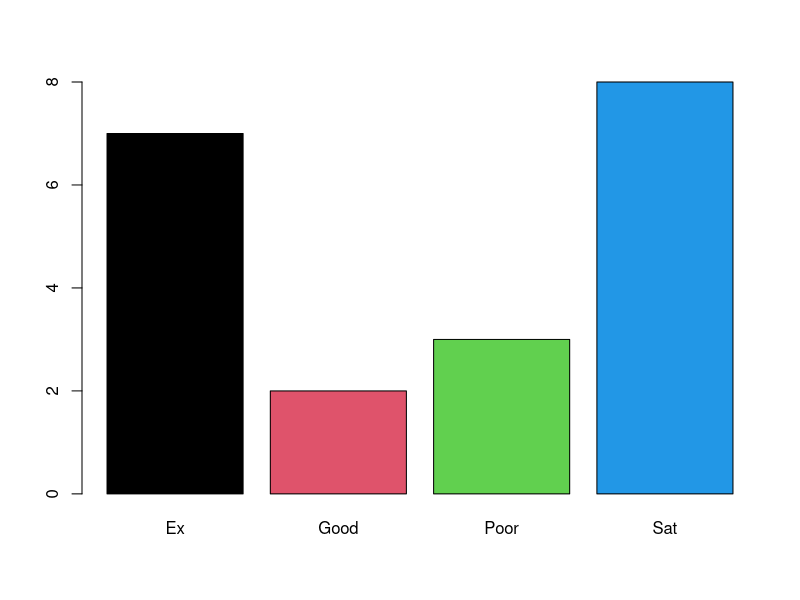
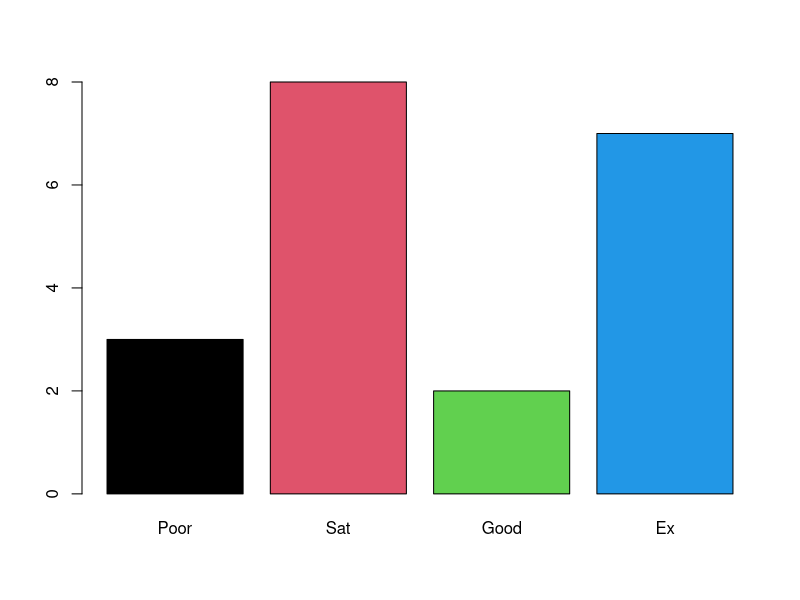

Source code (R) for these figures, in order:

#factors

(gender=sample(c('M','F'),size=20,replace=T))
summary(gender)

genderF=factor(gender)
summary(genderF)
genderF

(likscale=sample(c('Ex','Good','Sat','Poor'),size=20,replace=T))
summary(likscale)
class(likscale)
likscaleF=factor(likscale)
summary(likscaleF)
class(likscaleF)
likscaleOF=factor(likscale,ordered=T,levels=c('Poor','Sat','Good','Ex'))
summary(likscaleOF)
likscaleOF
barplot(table(likscaleF),col=1:4)
barplot(table(likscaleOF),col=1:4)
